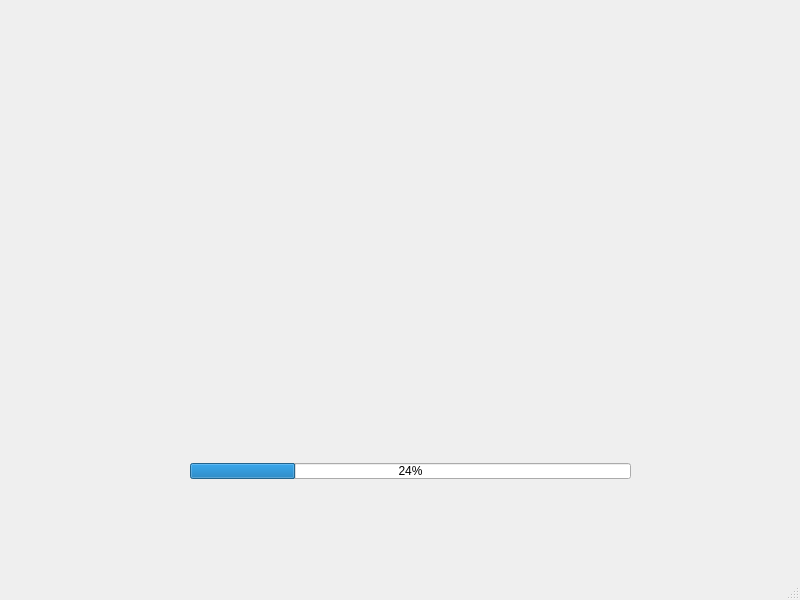
<?xml version="1.0" encoding="UTF-8"?>
<ui version="4.0">
 <class>MainWindow</class>
 <widget class="QMainWindow" name="MainWindow">
  <property name="geometry">
   <rect>
    <x>0</x>
    <y>0</y>
    <width>800</width>
    <height>600</height>
   </rect>
  </property>
  <property name="windowTitle">
   <string>sSender</string>
  </property>
  <widget class="QWidget" name="centralwidget">
   <widget class="QProgressBar" name="progressBar">
    <property name="geometry">
     <rect>
      <x>190</x>
      <y>463</y>
      <width>441</width>
      <height>16</height>
     </rect>
    </property>
    <property name="value">
     <number>24</number>
    </property>
   </widget>
  </widget>
  <widget class="QMenuBar" name="menubar">
   <property name="geometry">
    <rect>
     <x>0</x>
     <y>0</y>
     <width>800</width>
     <height>22</height>
    </rect>
   </property>
  </widget>
  <widget class="QStatusBar" name="statusbar"/>
 </widget>
 <resources/>
 <connections/>
</ui>
